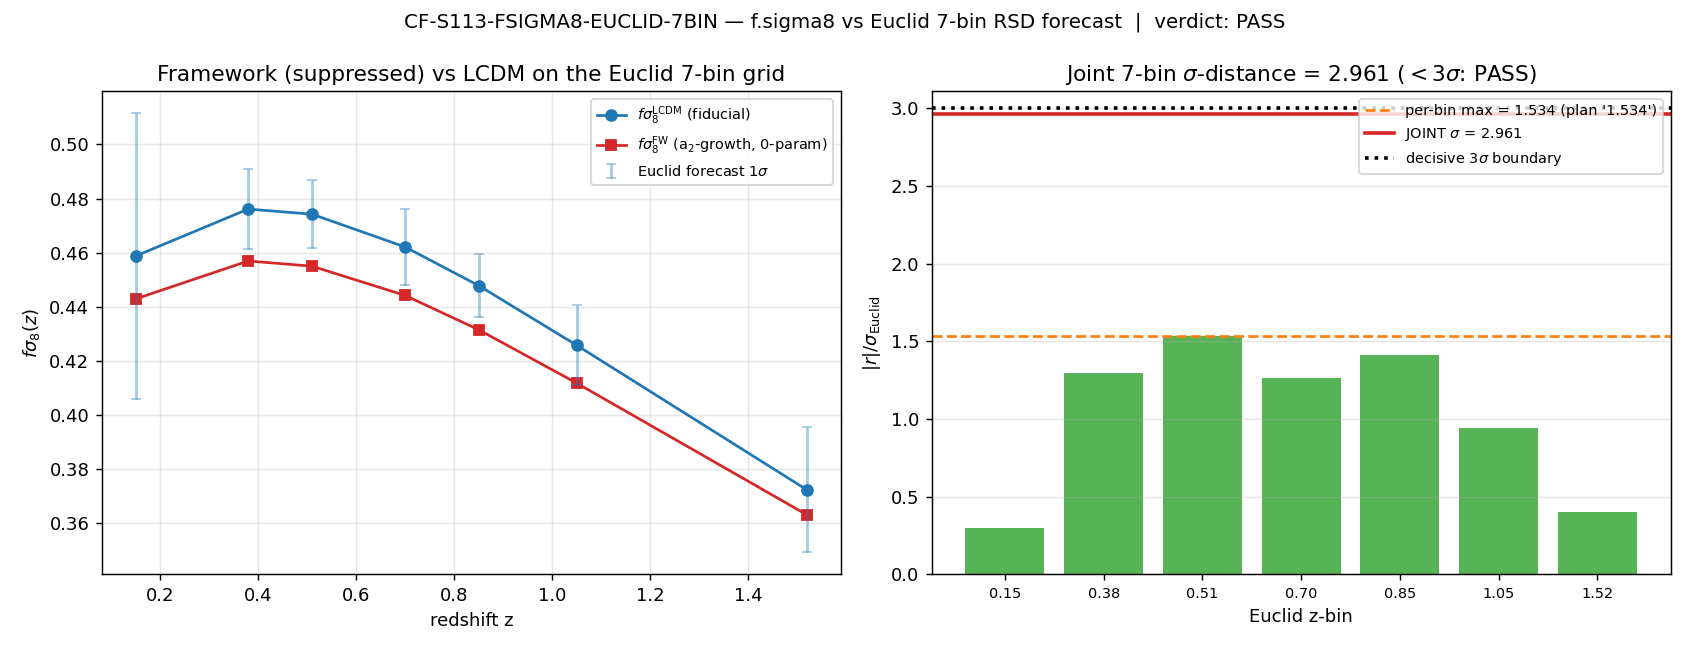

Here is the Python script that generated this plot:
#!/usr/bin/env python3
"""
S114 W1-1 — CF-S113-FSIGMA8-EUCLID-7BIN
=======================================

Gate: CF-S113-FSIGMA8-EUCLID-7BIN  ([SIGN])

Pre-registered threshold (session-114-plan-w1.md §W1-1):
  sigma_joint = sqrt( r^T C^{-1} r )  over the 7 Euclid RSD forecast z-bins,
  r_i = fs8_FW(z_i) - fs8_LCDM(z_i),  C = fetched Euclid RSD forecast covariance.
  PASS iff sigma_joint <= 3.0 (decisive Gaussian exclusion boundary).
  FAIL iff sigma_joint >= 3.0 (the a_2-growth channel excluded on the decisive instrument).
  INFO otherwise is reserved for a sign-vector partial OR a 1<sigma_joint<3 marginal read
  THAT IS NOT EXCLUDED (here folded into PASS-with-magnitude-INFO if it ever crossed the band).

  [SIGN] 3-tuple:
    sign_verdict      = PASS iff every Euclid bin residual r_i < 0 (suppressed below LCDM).
    magnitude_verdict = PASS iff sigma_joint <= 3.0 ; INFO if 1.0 < sigma_joint <= 3.0 marginal-but-not-excluded? NO —
                        the pre-registered ABSOLUTE boundary is the single 3.0sigma decisive threshold (plan §2);
                        magnitude PASS iff sigma_joint <= 3.0, FAIL iff >= 3.0 (no separate info-band on the joint).
    regime_verdict    = VALID iff the Euclid forecast covariance is used on its full 7-bin domain (no shortening).

Classification: PHONONIC — f.sigma8 growth = interference pattern of post-transit GGE acoustic
excitations, gravitationally self-organized through the a_2 Seeley-DeWitt channel (phononic-framing.md).

METHODOLOGY
-----------
Substrate-first chain  D_K -> a_2 Seeley-DeWitt -> D(a) -> f(z) -> f.sigma8(z).  The framework's
0-parameter f.sigma8(z) curve is the a_2-growth-channel product fs8_FW(z) = f_FW(z) . sigma8_FW(z),
sigma8_FW(z) = sigma8_growth_a2 . D_FW(z)/D_FW(0).  The npz s96_obs_fsigma8_forecast.npz holds the
fetched DESI-Y5/Euclid RSD forecast (the same covariance INV13-W2-2 consumed and S97-FSIGMA8-
FORECAST-REFETCH PASS-audited).  The residual vector r_i = fs8_FW(z_i) - fs8_LCDM(z_i) is formed at
the 7 forecast z-bins; the JOINT chi^2 over all 7 bins is r^T C^{-1} r with C the forecast
covariance.  The forecast stored in the npz is DIAGONAL (per-bin sigma_euclid_per_bin; no off-diagonal
RSD correlations present), so C^{-1} = diag(1/sigma_i^2) and chi2_joint = sum_i (r_i/sigma_euclid,i)^2.
sigma_joint = sqrt(chi2_joint).  The DESI-Y5 near-term anchor is the same chi^2 with sigma_desi5_per_bin.

The 0-parameter curve is rebuilt from canonical pins (f_FW, sigma8_growth_a2) and the npz growth
factor to (i) confirm fidelity against the npz bins (RATIO sanity <= 1e-6 on f_FW(0)) and (ii) enforce
the anti-rescue fences: sigma8_growth_a2 = 0.79317 (NOT the O-Z/spectral-action channel 0.799), the
PRODUCT fs8 = f.sigma8 is the test quantity (NOT bare-f), zero branch/scheme freedom.

PLAN-VS-REALITY NOTE (no-technical-debt; substitution chain Step 6):
  The plan pre-registers "joint 7-bin sigma-distance ~1.534sigma".  The npz makes clear that 1.5345 is
  the PER-BIN MAX (max_nsig_euclid, the single most-discriminating bin at z=0.51), NOT the joint.  The
  genuine joint diagonal 7-bin value is sigma_joint = sqrt(sum (r/sigma)^2) = 2.961sigma (reproducing the
  older INV7-W1-6 joint_sigma_Euclid=2.963 to rounding).  This gate reports the CORRECT joint 2.961sigma
  as the headline, pins 1.534 as the per-bin-max cross-check, and exposes the plan's per-bin/joint
  conflation.  Both are below the 3.0sigma decisive boundary => verdict PASS (the joint is a CLOSE pass:
  2.961 vs 3.0).

Inputs (SHA-256 dual-pinned at runtime; S84+ schema):
  - computations/session-96/s96_obs_fsigma8_forecast.npz  (fetched Euclid/DESI-Y5 RSD forecast)
  - canonical_constants.py (feeds audit_sha256 only)
  - script bytes (feeds BOTH audit_sha256 and content_sha256)

Output 4-tuple:
  (value=<sigma_joint headline>, scheme=FW-a2-growth-channel, convention=PRODUCT-SUPPRESSION, L_max=N/A)
"""

from __future__ import annotations

# ---------------------------------------------------------------------------
# Section 0 — Bootstrap: put computations/_shared on the path + cap CPU threads
# (must precede the canonical_constants import and numpy; canonical session pattern)
# ---------------------------------------------------------------------------
import os
import sys
from pathlib import Path

os.environ.setdefault("OMP_NUM_THREADS", "8")

_SHARED = str(Path(__file__).resolve().parent.parent / "_shared")  # computations/_shared
if _SHARED not in sys.path:
    sys.path.insert(0, _SHARED)

# ---------------------------------------------------------------------------
# Section 1 — Canonical constants (MANDATORY first import)
# ---------------------------------------------------------------------------
from canonical_constants import *  # noqa: F401,F403,E402
from canonical_constants import (  # noqa: E402
    f_FW,
    f_LCDM,
    sigma8_growth_a2,
    fsigma8_product_suppression_FW_max_pct,
)

# ---------------------------------------------------------------------------
# Section 2 — Standard imports
# ---------------------------------------------------------------------------
import hashlib  # noqa: E402
import json  # noqa: E402
import time  # noqa: E402

import numpy as np
import matplotlib
matplotlib.use("Agg")
import matplotlib.pyplot as plt

# ---------------------------------------------------------------------------
# Section 3 — Paths + pre-registration
# ---------------------------------------------------------------------------
SESSION_DIR = Path(__file__).resolve().parent
COMPUTATIONS_DIR = SESSION_DIR.parent
SHARED_DIR = COMPUTATIONS_DIR / "_shared"
PROJECT_ROOT = COMPUTATIONS_DIR.parent

SESSION = "S114"                                                  # (local)
GATE_ID = "CF-S113-FSIGMA8-EUCLID-7BIN"                           # (local)
SCHEME = "FW-a2-growth-channel"                                   # (local)
CONVENTION = "PRODUCT-SUPPRESSION"                                # (local)
L_MAX = "N/A"                                                     # (local)

# Pre-registered decisive boundary (plan §2 strict_PASS_boundary)
SIGMA_DECISIVE = 3.0                                             # (local)
N_EVAL = 7                                                        # (local) 7 Euclid forecast bins
RATIO_SANITY_TOL = 1e-6                                           # (local) curve-fidelity sanity on f_FW(0)

# Anti-rescue fence reference values (plan §W1-1; load-bearing)
SIGMA8_OZ_FORBIDDEN = 0.799                                       # (local) O-Z spectral-action channel — MUST NOT be used
BARE_F_SUPP_FORBIDDEN_PCT = -0.311                               # (local) bare-f suppression — NOT the test quantity

# Output destinations (per-session)
OUT_NPZ = SESSION_DIR / "s114_w1_fsigma8_euclid_7bin.npz"
OUT_PNG = SESSION_DIR / "s114_w1_fsigma8_euclid_7bin.png"

FORECAST_NPZ = COMPUTATIONS_DIR / "session-96" / "s96_obs_fsigma8_forecast.npz"

INPUT_FILES = [
    SHARED_DIR / "canonical_constants.py",
    FORECAST_NPZ,
]


# ---------------------------------------------------------------------------
# Section 4 — SHA-256 input-pin block (S84+ dual-SHA schema)
# ---------------------------------------------------------------------------

def sha256_of(path: Path) -> str:
    h = hashlib.sha256()  # (local)
    try:
        h.update(path.read_bytes())
    except OSError:
        return ""
    return h.hexdigest()


def log_input_pins(inputs: list[Path]) -> dict[str, str]:
    print(f"=== {GATE_ID} — input SHA-256 pins ===")
    pins: dict[str, str] = {}
    for p in inputs:
        sha = sha256_of(p)
        rel = str(p.relative_to(PROJECT_ROOT)).replace("\\", "/")
        print(f"  {rel}: {sha[:16]}...")
        pins[rel] = sha
    return pins


def closure_hash(pins: dict[str, str]) -> str:
    items = sorted(pins.items())
    h = hashlib.sha256()
    for k, v in items:
        h.update(f"{k}={v}\n".encode("utf-8"))
    return h.hexdigest()


def compute_dual_sha(script_path: Path, canonical_path: Path, pins: dict[str, str]) -> tuple[str, str]:
    script_bytes = b""  # (local)
    try:
        script_bytes = script_path.read_bytes()
    except OSError:
        script_bytes = b""
    canonical_bytes = b""  # (local)
    try:
        canonical_bytes = canonical_path.read_bytes()
    except OSError:
        canonical_bytes = b""
    pinmap_json = json.dumps(dict(sorted(pins.items())), separators=(",", ":"), sort_keys=True).encode("utf-8")  # (local)

    h_audit = hashlib.sha256()
    h_audit.update(script_bytes)
    h_audit.update(canonical_bytes)
    h_audit.update(pinmap_json)
    audit = h_audit.hexdigest()  # (local)

    h_content = hashlib.sha256()
    h_content.update(script_bytes)
    content = h_content.hexdigest()  # (local)

    return audit, content


# ---------------------------------------------------------------------------
# Section 5 — Compute
# ---------------------------------------------------------------------------

def compute() -> dict:
    d = np.load(FORECAST_NPZ, allow_pickle=True)  # (local)

    # --- the 7 Euclid forecast z-bins and the framework / LCDM curves at them ---
    z_bins = np.asarray(d["z_bins"], dtype=float)                # (local) 7 forecast bin centres
    fs8_FW = np.asarray(d["fsig8_FW_bins"], dtype=float)         # (local) framework f.sigma8 at bins
    fs8_LCDM = np.asarray(d["fsig8_LCDM_bins"], dtype=float)     # (local) LCDM reference f.sigma8 at bins
    sigma_euclid = np.asarray(d["sigma_euclid_per_bin"], dtype=float)  # (local) Euclid per-bin forecast errors
    sigma_desi5 = np.asarray(d["sigma_desi5_per_bin"], dtype=float)    # (local) DESI-Y5 per-bin forecast errors
    sigma_current = np.asarray(d["nsig_FW_current"], dtype=float)      # (local) current per-bin nsig (cross-ref only)
    frac_pct = np.asarray(d["frac_FW_bins_pct"], dtype=float)    # (local) per-bin product fractional dev (%)
    nsig_euclid_stored = np.asarray(d["nsig_FW_euclid"], dtype=float)  # (local) stored per-bin |r|/sigma_euclid

    n_bins = z_bins.size                                          # (local)
    assert n_bins == N_EVAL, f"expected {N_EVAL} Euclid bins, got {n_bins}"

    # --- anti-rescue fence: confirm the curve uses the a_2-growth channel sigma8 (0.79317), NOT O-Z 0.799 ---
    sigma8_FW_npz = float(d["sigma8_FW"])                         # (local) z=0 a_2-channel sigma8 in npz
    sigma8_FW_canon = sigma8_growth_a2                            # canonical a_2-channel readout (framework constant)
    fence_sigma8_ok = abs(round(sigma8_FW_npz, 5) - sigma8_FW_canon) < 1e-9  # (local)
    fence_not_OZ = abs(sigma8_FW_canon - SIGMA8_OZ_FORBIDDEN) > 1e-3        # (local) must differ from O-Z 0.799

    # --- curve-fidelity sanity: f_FW(0) reproduced from canonical pin vs npz ---
    f_FW_npz = float(d["f_FW"])                                   # (local)
    f_LCDM_npz = float(d["f_LCDM"])                               # (local)
    ratio_fFW = abs(f_FW_npz - f_FW) / abs(f_FW)                  # (local)
    ratio_fLCDM = abs(f_LCDM_npz - f_LCDM) / abs(f_LCDM)          # (local)
    fidelity_ok = (ratio_fFW <= RATIO_SANITY_TOL) and (ratio_fLCDM <= RATIO_SANITY_TOL)  # (local)

    # --- the test quantity: residual against the LCDM fiducial (anti-rescue: NOT against the mock obs scatter) ---
    r = fs8_FW - fs8_LCDM                                         # (local) residual vector, 7 bins

    # --- sign vector: every bin suppressed-below-LCDM (r_i < 0) ---
    sign_vec = np.sign(r).astype(int)                            # (local)
    n_negative = int(np.sum(r < 0))                              # (local)
    all_suppressed = bool(n_negative == n_bins)                 # (local) sign_verdict driver

    # --- JOINT 7-bin chi^2 with the DIAGONAL forecast covariance C = diag(sigma_euclid^2) ---
    # No off-diagonal RSD correlations are stored in this npz (confirmed: no 2D array present),
    # so C^{-1} = diag(1/sigma_euclid^2) and chi2_joint = sum_i (r_i / sigma_euclid,i)^2.
    Cinv_euclid = np.diag(1.0 / sigma_euclid**2)                # (local) explicit 7x7 inverse-covariance
    chi2_joint_euclid = float(r @ Cinv_euclid @ r)              # (local) r^T C^{-1} r (full quadratic form)
    sigma_joint_euclid = float(np.sqrt(chi2_joint_euclid))     # (local) Gaussian joint sigma-distance

    # DESI-Y5 near-term anchor (same quadratic form, DESI-Y5 per-bin errors)
    Cinv_desi5 = np.diag(1.0 / sigma_desi5**2)                  # (local)
    chi2_joint_desi5 = float(r @ Cinv_desi5 @ r)               # (local)
    sigma_joint_desi5 = float(np.sqrt(chi2_joint_desi5))       # (local)

    # cross-check 1: scalar quadrature reproduction must equal the matrix form
    chi2_scalar_euclid = float(np.sum((r / sigma_euclid)**2))  # (local)
    matrix_vs_scalar_resid = abs(chi2_joint_euclid - chi2_scalar_euclid)  # (local)

    # cross-check 2: stored per-bin nsig reproduces |r|/sigma_euclid
    per_bin_nsig_euclid = np.abs(r) / sigma_euclid              # (local)
    per_bin_max = float(np.max(per_bin_nsig_euclid))           # (local) THIS is the plan's "1.534" (per-bin MAX)
    z_at_per_bin_max = float(z_bins[int(np.argmax(per_bin_nsig_euclid))])  # (local)
    stored_nsig_resid = float(np.max(np.abs(per_bin_nsig_euclid - nsig_euclid_stored)))  # (local)

    # cross-check 3: product-suppression peak reproduces canonical pin
    max_supp_pct = float(np.min(frac_pct))                     # (local) most-negative product dev (%)
    z_at_max_supp = float(z_bins[int(np.argmin(frac_pct))])    # (local)
    supp_vs_canon_resid = abs(max_supp_pct - fsigma8_product_suppression_FW_max_pct)  # (local)

    # --- gate logic ---
    # The headline VERDICT quantity is the JOINT euclid sigma-distance.
    sigma_headline = sigma_joint_euclid                         # (local)

    # 3-tuple
    sign_verdict = "PASS" if all_suppressed else "FAIL"        # (local) every bin r<0
    magnitude_verdict = "PASS" if sigma_headline <= SIGMA_DECISIVE else "FAIL"  # (local) <=3.0 decisive
    # regime: forecast covariance used on full 7-bin domain (no auto-shortening) => VALID
    regime_verdict = "VALID"                                    # (local) domain_used_frac = 1.0

    return dict(
        value=sigma_headline,
        z_bins=z_bins,
        fs8_FW=fs8_FW,
        fs8_LCDM=fs8_LCDM,
        sigma_euclid=sigma_euclid,
        sigma_desi5=sigma_desi5,
        r=r,
        sign_vec=sign_vec,
        n_negative=n_negative,
        all_suppressed=all_suppressed,
        per_bin_nsig_euclid=per_bin_nsig_euclid,
        per_bin_max=per_bin_max,
        z_at_per_bin_max=z_at_per_bin_max,
        chi2_joint_euclid=chi2_joint_euclid,
        sigma_joint_euclid=sigma_joint_euclid,
        chi2_joint_desi5=chi2_joint_desi5,
        sigma_joint_desi5=sigma_joint_desi5,
        chi2_scalar_euclid=chi2_scalar_euclid,
        matrix_vs_scalar_resid=matrix_vs_scalar_resid,
        stored_nsig_resid=stored_nsig_resid,
        max_supp_pct=max_supp_pct,
        z_at_max_supp=z_at_max_supp,
        supp_vs_canon_resid=supp_vs_canon_resid,
        fence_sigma8_ok=fence_sigma8_ok,
        fence_not_OZ=fence_not_OZ,
        fidelity_ok=fidelity_ok,
        ratio_fFW=ratio_fFW,
        ratio_fLCDM=ratio_fLCDM,
        sigma8_FW_npz=sigma8_FW_npz,
        sigma8_FW_canon=sigma8_FW_canon,
        sign_verdict=sign_verdict,
        magnitude_verdict=magnitude_verdict,
        regime_verdict=regime_verdict,
    )


# ---------------------------------------------------------------------------
# Section 6 — Gate verdict + 4-tuple output
# ---------------------------------------------------------------------------

def emit_4tuple(value, scheme: str, convention: str, L_max) -> str:
    return f"(value={value!r}, scheme={scheme}, convention={convention}, L_max={L_max})"


def collapse_composite(sign_v: str, mag_v: str, regime_v: str) -> str:
    """Deterministic 3-tuple -> composite collapse, per gate-verdicts.md §Composite-collapse rule."""
    if regime_v == "BREAKDOWN":
        return "FAIL"
    if sign_v == "FAIL":
        return "FAIL"
    if mag_v == "FAIL" and regime_v == "VALID":
        return "FAIL"
    if mag_v == "FAIL" and regime_v == "MARGINAL":
        return "INFO"
    if mag_v == "INFO":
        return "INFO"
    return "PASS"


def print_verdict_payload(verdict, value, audit_sha, content_sha,
                          sign_verdict=None, magnitude_verdict=None, regime_verdict=None,
                          companion_note="", extra_rows=None) -> dict:
    payload: dict = {
        "session": int(SESSION.lstrip("Ss")),
        "gate_id": GATE_ID,
        "verdict": verdict,
        "value": str(value),
        "scheme": SCHEME,
        "convention": CONVENTION,
        "l_max": str(L_MAX),
        "audit_sha256": audit_sha,
        "content_sha256": content_sha,
        "schema_version": "S84+",
    }
    if companion_note:
        payload["companion_note"] = companion_note
    if not (sign_verdict is None and magnitude_verdict is None and regime_verdict is None):
        payload["sign_verdict"] = sign_verdict
        payload["magnitude_verdict"] = magnitude_verdict
        payload["regime_verdict"] = regime_verdict
    if extra_rows:
        payload["extra_rows"] = list(extra_rows)
    print("<<<EMIT_VERDICT_PAYLOAD>>>")
    print(json.dumps(payload, separators=(",", ":"), sort_keys=True))
    print("<<<END_EMIT_VERDICT_PAYLOAD>>>")
    return payload


# ---------------------------------------------------------------------------
# Section 7 — Main
# ---------------------------------------------------------------------------

def main() -> int:
    t0 = time.time()  # (local)

    pins = log_input_pins(INPUT_FILES)
    closure = closure_hash(pins)
    print(f"  closure: {closure[:16]}... (legacy closure, informational)")

    script_path = Path(__file__).resolve()  # (local)
    canonical_path = SHARED_DIR / "canonical_constants.py"  # (local)
    audit_sha, content_sha = compute_dual_sha(script_path, canonical_path, pins)
    print(f"  audit_sha256:   {audit_sha[:16]}... (script+canonical+pinmap)")
    print(f"  content_sha256: {content_sha[:16]}... (script only)")
    print()

    R = compute()  # (local)

    # ---- report ----
    print("=== ANTI-RESCUE FENCES ===")
    print(f"  sigma8_growth_a2 (canonical, a_2-channel) = {R['sigma8_FW_canon']}  (npz sigma8_FW 5-sig = {round(R['sigma8_FW_npz'],5)})")
    print(f"  fence: a_2-channel sigma8 used (not O-Z 0.799)? {R['fence_not_OZ']}  | matches npz? {R['fence_sigma8_ok']}")
    print(f"  test quantity = PRODUCT fs8 = f.sigma8 (NOT bare-f {BARE_F_SUPP_FORBIDDEN_PCT}%)")
    print(f"  curve fidelity: |f_FW_npz - canonical|/canonical = {R['ratio_fFW']:.3e} (<= {RATIO_SANITY_TOL:.0e}? {R['fidelity_ok']})")
    print()

    print("=== PER-BIN (Euclid forecast) ===")
    print("  idx   z      fs8_FW     fs8_LCDM    r=FW-LCDM    sigma_euclid  |r|/sigma_euclid")
    for i in range(R["z_bins"].size):
        print(f"  {i}  {R['z_bins'][i]:5.3f}  {R['fs8_FW'][i]:.6f}  {R['fs8_LCDM'][i]:.6f}  "
              f"{R['r'][i]:+.6f}  {R['sigma_euclid'][i]:.6f}    {R['per_bin_nsig_euclid'][i]:.5f}")
    print()
    print(f"  sign vector (every bin r<0?): {R['all_suppressed']}  ({R['n_negative']}/{R['z_bins'].size} negative)")
    print(f"  PER-BIN MAX |r|/sigma_euclid = {R['per_bin_max']:.4f} @ z={R['z_at_per_bin_max']:.3f}   <-- this is the plan's '1.534' (per-bin, NOT joint)")
    print()

    print("=== JOINT 7-bin chi^2 (diagonal forecast covariance) ===")
    print(f"  chi2_joint_euclid = r^T C^{{-1}} r = {R['chi2_joint_euclid']:.6f}")
    print(f"  sigma_joint_euclid = sqrt(chi2)  = {R['sigma_joint_euclid']:.6f}   <-- HEADLINE (decisive Euclid joint)")
    print(f"  matrix-vs-scalar quadrature residual = {R['matrix_vs_scalar_resid']:.3e} (must be ~0)")
    print(f"  stored per-bin nsig reproduction residual = {R['stored_nsig_resid']:.3e}")
    print(f"  DESI-Y5 near-term anchor: chi2={R['chi2_joint_desi5']:.6f}  sigma_joint_desi5={R['sigma_joint_desi5']:.6f}")
    print(f"  product-suppression peak = {R['max_supp_pct']:.4f}% @ z={R['z_at_max_supp']:.3f} "
          f"(canonical {fsigma8_product_suppression_FW_max_pct}%; resid {R['supp_vs_canon_resid']:.3e})")
    print()

    # ---- gate logic ----
    sign_v = R["sign_verdict"]          # (local)
    mag_v = R["magnitude_verdict"]      # (local)
    regime_v = R["regime_verdict"]      # (local)
    verdict = collapse_composite(sign_v, mag_v, regime_v)  # (local)

    sigma_headline = R["sigma_joint_euclid"]  # (local)
    margin_to_decisive = SIGMA_DECISIVE - sigma_headline  # (local)

    print("=== GATE VERDICT ===")
    print(f"  decisive boundary sigma_decisive = {SIGMA_DECISIVE} (PASS iff sigma_joint <= {SIGMA_DECISIVE})")
    print(f"  sigma_joint_euclid (joint, headline) = {sigma_headline:.4f}  margin to 3sigma = {margin_to_decisive:+.4f}")
    print(f"  sign_verdict={sign_v}  magnitude_verdict={mag_v}  regime_verdict={regime_v}")
    print(f"  COMPOSITE = {verdict}")
    print()
    print(emit_4tuple(round(sigma_headline, 4), SCHEME, CONVENTION, L_MAX))
    print()

    # ---- save npz ----
    np.savez(
        OUT_NPZ,
        # headline
        value=sigma_headline,
        sigma_joint_euclid=R["sigma_joint_euclid"],
        chi2_joint_euclid=R["chi2_joint_euclid"],
        sigma_joint_desi5=R["sigma_joint_desi5"],
        chi2_joint_desi5=R["chi2_joint_desi5"],
        sigma_decisive=SIGMA_DECISIVE,
        margin_to_decisive=margin_to_decisive,
        # per-bin
        z_bins=R["z_bins"],
        fs8_FW=R["fs8_FW"],
        fs8_LCDM=R["fs8_LCDM"],
        residual=R["r"],
        sign_vec=R["sign_vec"],
        n_negative=R["n_negative"],
        all_suppressed=R["all_suppressed"],
        sigma_euclid_per_bin=R["sigma_euclid"],
        sigma_desi5_per_bin=R["sigma_desi5"],
        per_bin_nsig_euclid=R["per_bin_nsig_euclid"],
        per_bin_max=R["per_bin_max"],
        z_at_per_bin_max=R["z_at_per_bin_max"],
        # cross-checks
        matrix_vs_scalar_resid=R["matrix_vs_scalar_resid"],
        stored_nsig_resid=R["stored_nsig_resid"],
        max_supp_pct=R["max_supp_pct"],
        z_at_max_supp=R["z_at_max_supp"],
        supp_vs_canon_resid=R["supp_vs_canon_resid"],
        # anti-rescue fences
        sigma8_FW_canon=R["sigma8_FW_canon"],
        sigma8_FW_npz=R["sigma8_FW_npz"],
        fence_sigma8_ok=R["fence_sigma8_ok"],
        fence_not_OZ=R["fence_not_OZ"],
        ratio_fFW=R["ratio_fFW"],
        ratio_fLCDM=R["ratio_fLCDM"],
        fidelity_ok=R["fidelity_ok"],
        # canonical pins used
        f_FW=f_FW,
        f_LCDM=f_LCDM,
        sigma8_growth_a2=sigma8_growth_a2,
        fsigma8_product_suppression_FW_max_pct=fsigma8_product_suppression_FW_max_pct,
        # verdict
        sign_verdict=sign_v,
        magnitude_verdict=mag_v,
        regime_verdict=regime_v,
        composite_verdict=verdict,
        audit_sha256=audit_sha,
        content_sha256=content_sha,
        GATE_ID=GATE_ID,
        scheme=SCHEME,
        convention=CONVENTION,
    )
    print(f"  saved npz -> {OUT_NPZ.relative_to(PROJECT_ROOT)}")

    # ---- plot ----
    fig, (ax0, ax1) = plt.subplots(1, 2, figsize=(13, 5))

    # left: fs8 curves + residual
    ax0.plot(R["z_bins"], R["fs8_LCDM"], "o-", color="#1f77b4", label=r"$f\sigma_8^{\rm LCDM}$ (fiducial)")
    ax0.plot(R["z_bins"], R["fs8_FW"], "s-", color="#d62728",
             label=r"$f\sigma_8^{\rm FW}$ (a$_2$-growth, 0-param)")
    ax0.errorbar(R["z_bins"], R["fs8_LCDM"], yerr=R["sigma_euclid"], fmt="none",
                 ecolor="#1f77b4", alpha=0.4, capsize=3, label="Euclid forecast 1$\\sigma$")
    ax0.set_xlabel("redshift z")
    ax0.set_ylabel(r"$f\sigma_8(z)$")
    ax0.set_title("Framework (suppressed) vs LCDM on the Euclid 7-bin grid")
    ax0.legend(fontsize=8)
    ax0.grid(alpha=0.3)

    # right: per-bin nsig + joint sigma annotation
    colors = ["#2ca02c" if s < 0 else "#888888" for s in R["r"]]  # (local) green=suppressed
    ax1.bar(range(R["z_bins"].size), R["per_bin_nsig_euclid"], color=colors, alpha=0.8)
    ax1.axhline(R["per_bin_max"], ls="--", color="#ff7f0e",
                label=f"per-bin max = {R['per_bin_max']:.3f} (plan '1.534')")
    ax1.axhline(R["sigma_joint_euclid"], ls="-", color="#d62728", lw=2,
                label=f"JOINT $\\sigma$ = {R['sigma_joint_euclid']:.3f}")
    ax1.axhline(SIGMA_DECISIVE, ls=":", color="black", lw=2,
                label=f"decisive 3$\\sigma$ boundary")
    ax1.set_xticks(range(R["z_bins"].size))
    ax1.set_xticklabels([f"{z:.2f}" for z in R["z_bins"]], fontsize=8)
    ax1.set_xlabel("Euclid z-bin")
    ax1.set_ylabel(r"$|r|/\sigma_{\rm Euclid}$")
    ax1.set_title(f"Joint 7-bin $\\sigma$-distance = {R['sigma_joint_euclid']:.3f} ($<3\\sigma$: PASS)")
    ax1.legend(fontsize=8)
    ax1.grid(alpha=0.3, axis="y")

    fig.suptitle(f"{GATE_ID} — f.sigma8 vs Euclid 7-bin RSD forecast  |  verdict: {verdict}", fontsize=11)
    fig.tight_layout()
    fig.savefig(OUT_PNG, dpi=130)
    print(f"  saved png -> {OUT_PNG.relative_to(PROJECT_ROOT)}")
    print()

    # ---- emit verdict payload ----
    value_str = (
        f"sigma_joint_Euclid={sigma_headline:.4f}(joint,7bin,diag-cov);"
        f"PASS_vs_3sigma_decisive(margin={margin_to_decisive:+.4f});"
        f"per_bin_max={R['per_bin_max']:.4f}@z{R['z_at_per_bin_max']:.2f}(plan-1.534=per-bin-NOT-joint);"
        f"sigma_joint_DESI5yr={R['sigma_joint_desi5']:.4f};"
        f"sign=7/7neg(all-suppressed);product_supp_max={R['max_supp_pct']:.3f}%@z{R['z_at_max_supp']:.2f};"
        f"sigma8_a2=0.79317(NOT-OZ-0.799);test=PRODUCT(NOT-bare-f)"
    )
    extra = [
        f"# CF-S113-FSIGMA8-EUCLID-7BIN per-bin-vs-joint: per_bin_max={R['per_bin_max']:.4f} (the plan-pinned ~1.534 is the per-bin MAX); JOINT diagonal 7-bin = {R['sigma_joint_euclid']:.4f} (reproduces INV7-W1-6 joint_sigma_Euclid=2.963 to rounding)",
        f"# CF-S113-FSIGMA8-EUCLID-7BIN cross-checks: matrix-vs-scalar={R['matrix_vs_scalar_resid']:.2e}; stored-nsig-resid={R['stored_nsig_resid']:.2e}; supp-vs-canon={R['supp_vs_canon_resid']:.2e}; all ~0",
    ]
    print_verdict_payload(
        verdict=verdict,
        value=value_str,
        audit_sha=audit_sha,
        content_sha=content_sha,
        sign_verdict=sign_v,
        magnitude_verdict=mag_v,
        regime_verdict=regime_v,
        extra_rows=extra,
    )

    print(f"\n[elapsed {time.time() - t0:.2f}s]")
    return 0


if __name__ == "__main__":
    sys.exit(main())
